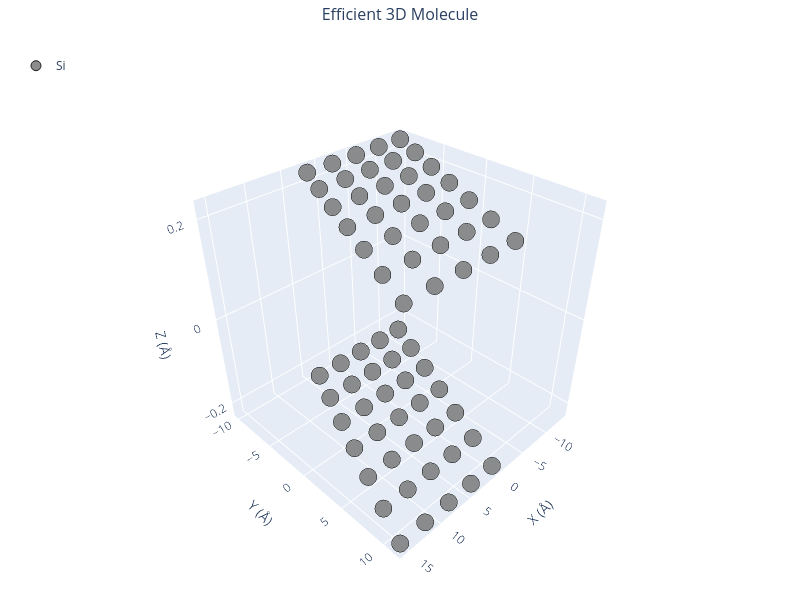

The cell this chart's notebook holds for it:
### Markdown cell above
### 🔹 Example 3 – Zigzag Silicene Sheet, width=5, length=10, default buckling (≈0.44 Å)

This smaller rectangular silicene sheet features zigzag edges along one axis. 
The asymmetric geometry allows simulation of directional electronic transport or anisotropic strain. 

The reduced width introduces stronger quantum confinement effects, while the zigzag edge enhances the potential for spin-polarized states. 
Such structures model realistic silicene nanoribbons used in transistor-scale simulations.

### Code cell
from pygamlab.structures.GAM_architectures.GAM_sillicene import Silicene 

from pygamlab.structures.gamvis import Molecular_Visualizer 

builder = Silicene(width=5, length=10, edge_type='zigzag')
silicene3=builder.atoms 
 
Molecular_Visualizer(silicene3,format='efficient_plotly') 
Molecular_Visualizer(silicene3,format='matplotlib') 
Molecular_Visualizer(silicene3,format='pyvista')

### Figure 1 — Plotly figure (JSON) as saved in the notebook; plotly's stock layout.template omitted (floating-point values rounded to 4 significant figures)
{"data": [{"hoverinfo": "text", "hovertext": ["Atom 1<br>Element: Si<br>Position: (-13.54, -10.05, 0.22)", "Atom 2<br>Element: Si<br>Position: (-11.61, -8.94, -0.22)", "Atom 3<br>Element: Si<br>Position: (-11.61, -6.70, 0.22)", "Atom 4<br>Element: Si<br>Position: (-9.67, -5.59, -0.22)", "Atom 5<br>Element: Si<br>Position: (-9.68, -3.35, 0.22)", "Atom 6<br>Element: Si<br>Position: (-7.74, -2.23, -0.22)", "Atom 7<br>Element: Si<br>Position: (-7.74, 0.00, 0.22)", "Atom 8<br>Element: Si<br>Position: (-5.80, 1.12, -0.22)", "Atom 9<br>Element: Si<br>Position: (-5.80, 3.35, 0.22)", "Atom 10<br>Element: Si<br>Position: (-3.87, 4.47, -0.22)", "Atom 11<br>Element: Si<br>Position: (-3.87, 6.70, 0.22)", "Atom 12<br>Element: Si<br>Position: (-1.94, 7.82, -0.22)", "Atom 13<br>Element: Si<br>Position: (-1.94, 10.05, 0.22)", "Atom 14<br>Element: Si<br>Position: (-0.00, 11.17, -0.22)", "Atom 15<br>Element: Si<br>Position: (-9.68, -10.05, 0.22)", "Atom 16<br>Element: Si<br>Position: (-7.74, -8.94, -0.22)", "Atom 17<br>Element: Si<br>Position: (-7.74, -6.70, 0.22)", "Atom 18<br>Element: Si<br>Position: (-5.80, -5.59, -0.22)", "Atom 19<br>Element: Si<br>Position: (-5.80, -3.35, 0.22)", "Atom 20<br>Element: Si<br>Position: (-3.87, -2.23, -0.22)", "Atom 21<br>Element: Si<br>Position: (-3.87, 0.00, 0.22)", "Atom 22<br>Element: Si<br>Position: (-1.94, 1.12, -0.22)", "Atom 23<br>Element: Si<br>Position: (-1.94, 3.35, 0.22)", "Atom 24<br>Element: Si<br>Position: (0.00, 4.47, -0.22)", "Atom 25<br>Element: Si<br>Position: (0.00, 6.70, 0.22)", "Atom 26<br>Element: Si<br>Position: (1.94, 7.82, -0.22)", "Atom 27<br>Element: Si<br>Position: (1.93, 10.05, 0.22)", "Atom 28<br>Element: Si<br>Position: (3.87, 11.17, -0.22)", "Atom 29<br>Element: Si<br>Position: (-5.80, -10.05, 0.22)", "Atom 30<br>Element: Si<br>Position: (-3.87, -8.94, -0.22)", "Atom 31<br>Element: Si<br>Position: (-3.87, -6.70, 0.22)", "Atom 32<br>Element: Si<br>Position: (-1.94, -5.59, -0.22)", "Atom 33<br>Element: Si<br>Position: (-1.94, -3.35, 0.22)", "Atom 34<br>Element: Si<br>Position: (0.00, -2.23, -0.22)", "Atom 35<br>Element: Si<br>Position: (0.00, 0.00, 0.22)", "Atom 36<br>Element: Si<br>Position: (1.94, 1.12, -0.22)", "Atom 37<br>Element: Si<br>Position: (1.94, 3.35, 0.22)", "Atom 38<br>Element: Si<br>Position: (3.87, 4.47, -0.22)", "Atom 39<br>Element: Si<br>Position: (3.87, 6.70, 0.22)", "Atom 40<br>Element: Si<br>Position: (5.80, 7.82, -0.22)", "Atom 41<br>Element: Si<br>Position: (5.80, 10.05, 0.22)", "Atom 42<br>Element: Si<br>Position: (7.74, 11.17, -0.22)", "Atom 43<br>Element: Si<br>Position: (-1.93, -10.05, 0.22)", "Atom 44<br>Element: Si<br>Position: (0.00, -8.94, -0.22)", "Atom 45<br>Element: Si<br>Position: (0.00, -6.70, 0.22)", "Atom 46<br>Element: Si<br>Position: (1.94, -5.59, -0.22)", "Atom 47<br>Element: Si<br>Position: (1.94, -3.35, 0.22)", "Atom 48<br>Element: Si<br>Position: (3.87, -2.23, -0.22)", "Atom 49<br>Element: Si<br>Position: (3.87, 0.00, 0.22)", "Atom 50<br>Element: Si<br>Position: (5.80, 1.12, -0.22)", "Atom 51<br>Element: Si<br>Position: (5.80, 3.35, 0.22)", "Atom 52<br>Element: Si<br>Position: (7.74, 4.47, -0.22)", "Atom 53<br>Element: Si<br>Position: (7.74, 6.70, 0.22)", "Atom 54<br>Element: Si<br>Position: (9.68, 7.82, -0.22)", "Atom 55<br>Element: Si<br>Position: (9.68, 10.05, 0.22)", "Atom 56<br>Element: Si<br>Position: (11.61, 11.17, -0.22)", "Atom 57<br>Element: Si<br>Position: (1.94, -10.05, 0.22)", "Atom 58<br>Element: Si<br>Position: (3.87, -8.94, -0.22)", "Atom 59<br>Element: Si<br>Position: (3.87, -6.70, 0.22)", "Atom 60<br>Element: Si<br>Position: (5.80, -5.59, -0.22)", "Atom 61<br>Element: Si<br>Position: (5.80, -3.35, 0.22)", "Atom 62<br>Element: Si<br>Position: (7.74, -2.23, -0.22)", "Atom 63<br>Element: Si<br>Position: (7.74, 0.00, 0.22)", "Atom 64<br>Element: Si<br>Position: (9.68, 1.12, -0.22)", "Atom 65<br>Element: Si<br>Position: (9.68, 3.35, 0.22)", "Atom 66<br>Element: Si<br>Position: (11.61, 4.47, -0.22)", "Atom 67<br>Element: Si<br>Position: (11.61, 6.70, 0.22)", "Atom 68<br>Element: Si<br>Position: (13.54, 7.82, -0.22)", "Atom 69<br>Element: Si<br>Position: (13.54, 10.05, 0.22)", "Atom 70<br>Element: Si<br>Position: (15.48, 11.17, -0.22)"], "marker": {"color": "gray", "line": {"color": "black", "width": 1}, "opacity": 0.9, "size": 10}, "mode": "markers", "name": "Si", "type": "scatter3d", "x": [-13.54, -11.61, -11.61, -9.675, -9.675, -7.74, -7.74, -5.805, -5.805, -3.87, -3.87, -1.935, -1.935, -4.441e-16, -9.675, -7.74, -7.74, -5.805, -5.805, -3.87, -3.87, -1.935, -1.935, 0.0, 0.0, 1.935, 1.935, 3.87, -5.805, -3.87, -3.87, -1.935, -1.935, 0.0, 0.0, 1.935, 1.935, 3.87, 3.87, 5.805, 5.805, 7.74, -1.935, 4.441e-16, 0.0, 1.935, 1.935, 3.87, 3.87, 5.805, 5.805, 7.74, 7.74, 9.675, 9.675, 11.61, 1.935, 3.87, 3.87, 5.805, 5.805, 7.74, 7.74, 9.675, 9.675, 11.61, 11.61, 13.54, 13.54, 15.48], "y": [-10.05, -8.937, -6.703, -5.586, -3.352, -2.234, 0.0, 1.117, 3.352, 4.469, 6.703, 7.82, 10.05, 11.17, -10.05, -8.937, -6.703, -5.586, -3.352, -2.234, 0.0, 1.117, 3.352, 4.469, 6.703, 7.82, 10.05, 11.17, -10.05, -8.937, -6.703, -5.586, -3.352, -2.234, 0.0, 1.117, 3.352, 4.469, 6.703, 7.82, 10.05, 11.17, -10.05, -8.937, -6.703, -5.586, -3.352, -2.234, 0.0, 1.117, 3.352, 4.469, 6.703, 7.82, 10.05, 11.17, -10.05, -8.937, -6.703, -5.586, -3.352, -2.234, 0.0, 1.117, 3.352, 4.469, 6.703, 7.82, 10.05, 11.17], "z": [0.22, -0.22, 0.22, -0.22, 0.22, -0.22, 0.22, -0.22, 0.22, -0.22, 0.22, -0.22, 0.22, -0.22, 0.22, -0.22, 0.22, -0.22, 0.22, -0.22, 0.22, -0.22, 0.22, -0.22, 0.22, -0.22, 0.22, -0.22, 0.22, -0.22, 0.22, -0.22, 0.22, -0.22, 0.22, -0.22, 0.22, -0.22, 0.22, -0.22, 0.22, -0.22, 0.22, -0.22, 0.22, -0.22, 0.22, -0.22, 0.22, -0.22, 0.22, -0.22, 0.22, -0.22, 0.22, -0.22, 0.22, -0.22, 0.22, -0.22, 0.22, -0.22, 0.22, -0.22, 0.22, -0.22, 0.22, -0.22, 0.22, -0.22]}], "layout": {"font": {"size": 12}, "height": 600, "legend": {"x": 0.02, "y": 0.98}, "margin": {"b": 0, "l": 0, "r": 0, "t": 40}, "scene": {"aspectmode": "cube", "bgcolor": "rgba(240,240,240,0.1)", "camera": {"eye": {"x": 1.5, "y": 1.5, "z": 1.5}}, "xaxis": {"title": {"text": "X (Å)"}}, "yaxis": {"title": {"text": "Y (Å)"}}, "zaxis": {"title": {"text": "Z (Å)"}}}, "showlegend": true, "title": {"font": {"size": 16}, "text": "Efficient 3D Molecule", "x": 0.5}, "width": 800}}
